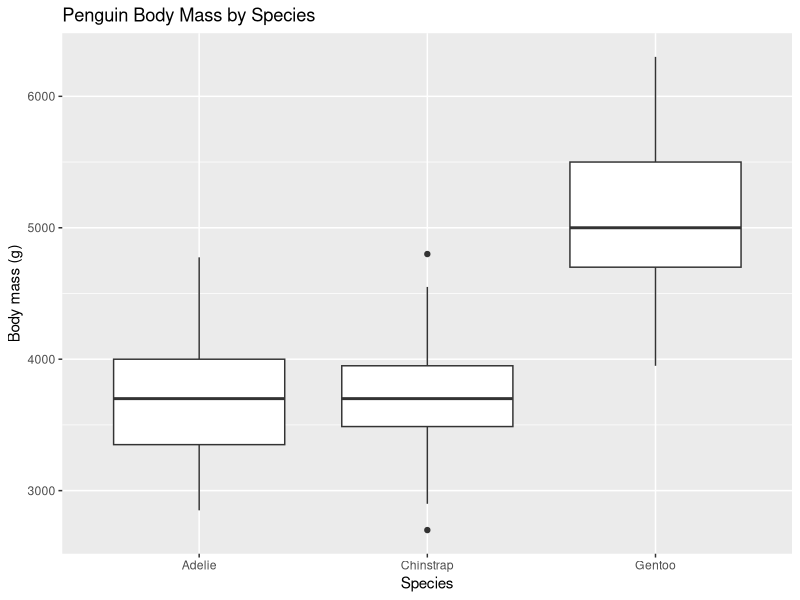

R code for this plot:
## ---- chunk 1
#| message: false
#| warning: false

library(tidyverse)
library(palmerpenguins)

penguins |> head()
## ---- chunk 2
penguins |>
  drop_na(species, body_mass_g) |>
  group_by(species) |>
  summarise(
    mean_body_mass = mean(body_mass_g),
    n = n()
  )
## ---- chunk 3
#| label: fig-body-mass-species
#| fig-cap: "Distribution of body mass for each penguin species."

penguins |>
  drop_na(species, body_mass_g) |>
  ggplot(aes(x = species, y = body_mass_g)) +
  geom_boxplot() +
  labs(
    x = "Species",
    y = "Body mass (g)",
    title = "Penguin Body Mass by Species"
  )
